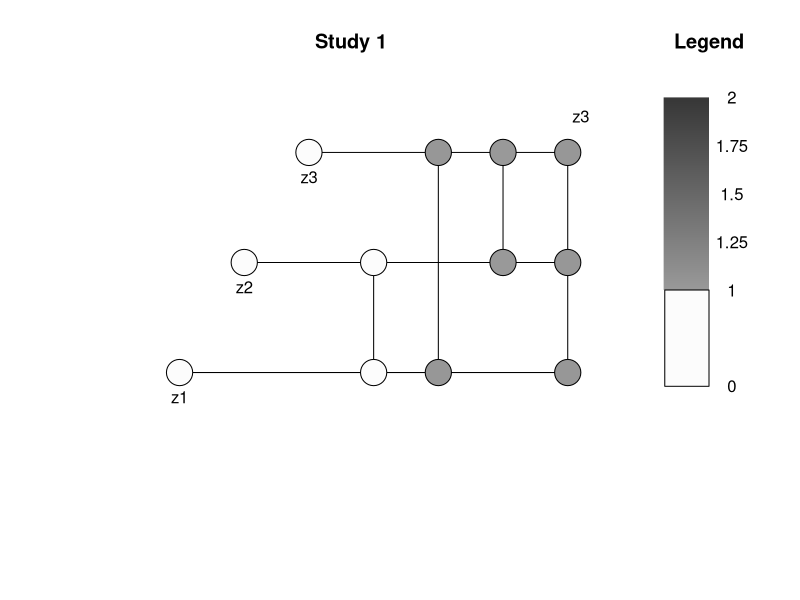
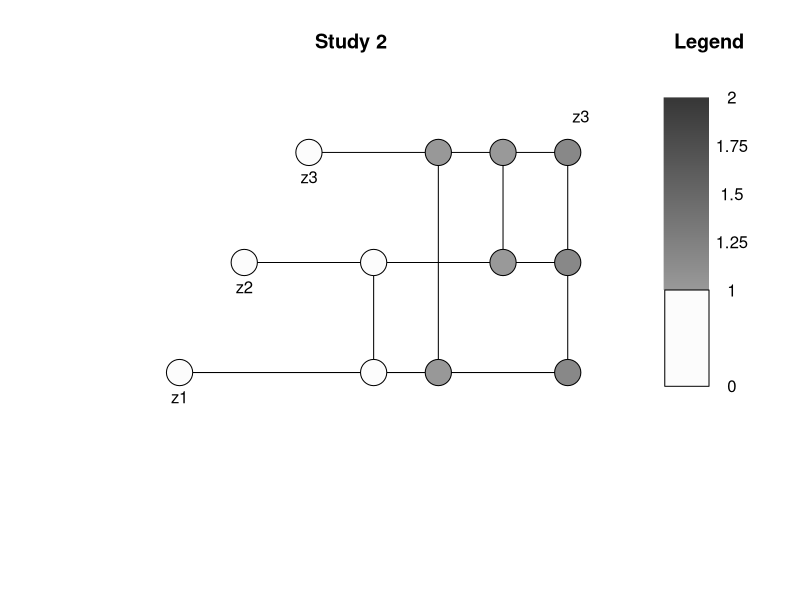
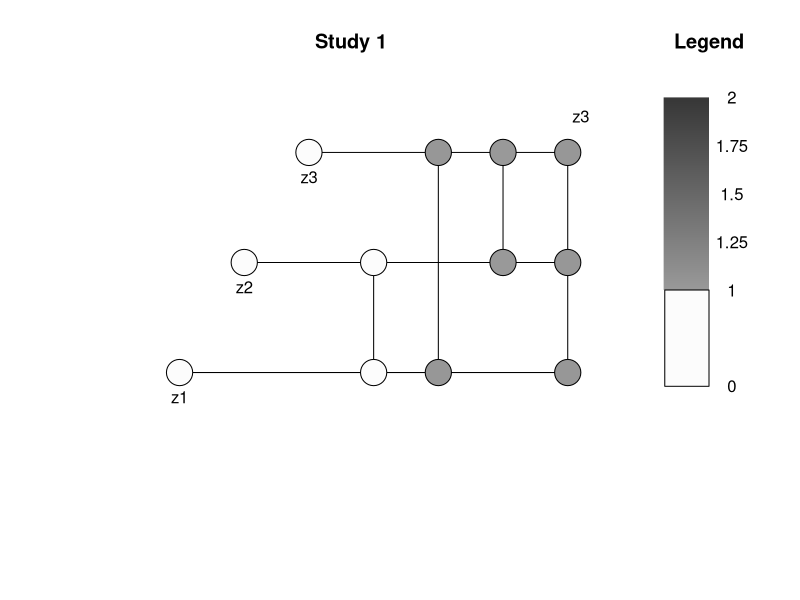
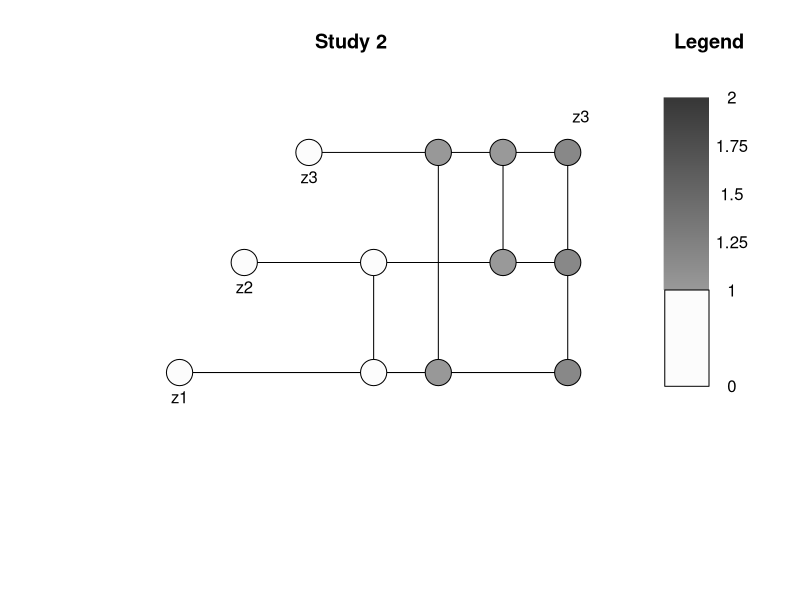

Generate these figures, in order, with R:
##########################################################################
##Simulations to evaluate the effects of the instrumental inequalities for
##varying combinations of proposed joint instruments
##Author: Elizabeth Diemer
##Published in: DOI: 10.1097/EDE.0000000000001751
##########################################################################
##Load necessary packages
if(!require(tidyverse)) install.packages("tidyverse")
library(tidyverse)
if(!require(data.table)) install.packages("tidyverse")
library(data.table)
if(!require(gridExtra)) install.packages("gridExtra")
library(gridExtra)
# Function Definitions
#Data Generating Function
##Data generating function
##parameters: n = number individuals in sample, nz = number of proposed
##instruments, z_prob = vector of probabilities of zs (for generation),
##b_prev_a = baseline prevalence of exposure (beta 0 for a),
##b_ua = beta for effect of u on a, b_za = vector of betas for effect of zs on
##exposure, b_zy = vector of betas for effects of z on y, b_uy = effect of u on
##y, b_prev_y = baseline prev of outcome
##(beta 0 for y).
datagen <- function(n=1000, nz=1, z_prob=rep(0.5,1), b_prev_a0 = 2.43,
                    b_ua=0.1, b_za0=rep(0.022,1), y_formula){
  ##library so that can use pipe
  library(magrittr)
  ##creating inverse logit function
  inv.logit <- function(x) {
    return(exp(x)/(1+exp(x)))
  }
  # Create nz instruments
  for (i in 1:nz) {assign(paste0("z", i), rbinom(n, size = 1,
                                                 prob = z_prob[i]))}
  # U, A and Y
  ##u is standard normal
  u <- rnorm(n = n, mean = 0, sd = 1)
  ##creating formula for a - p(a) = b_prev_a + b_ua*u + z1 +z2+ ..+z-nz
  a_ever_formula <- paste0("b_prev_a0 + b_ua*u + ", paste0(b_za0, "*",
                                                           paste0("z",1:nz),
                                                           collapse= " + "))
  ##evaluating function to run a - a is random binomial of size 1, with
  #probability inv.logit(formula above)
  a <- rbinom(n, size = 1, prob = inv.logit(eval(parse(text = a_ever_formula)
  )))
  ##because y value varies across simulations, introduce as parameter
  ##evaluating formula to get y vector
  y <- rbinom(n, size = 1, prob = inv.logit(eval(parse(text = y_formula))))
  #binding zs together - use mget because it evaluates pasted names as objects,
  ##not just names. do.call creates function call from function and list
  ##containing arguments
  test <- do.call(cbind, mget(paste0("z", 1:nz)))
  test <- cbind(test, u, a, y) %>% data.frame
  return(list(data=test,
              params=as.list(match.call())))
}
## internal function to get maximum value of the instrumental inequalities for
##single given joint instrument
## NOTE: ALL VARIABLES CAN BE MULTICATEGORICAL BUT CANNOT BE CONTINUOUS
## ARGUMENTS
## data: names of dataset (data.frame)
## instrument: name of instrument variable (character)
## x: name of exposure variable (character)
## y: name of outcome variable (character)
run_instrumental_inequalities_singlejointiv <- function(data, y, x,
                                                        instrument,
                                                        weight = NULL){
  # # Set variable names
  data$Y <- data[[y]]
  data$X <- data[[x]]
  data$IV <- data[[instrument]]
  if(is.null(weight)){data$weight <- 1}else{data$weight <- data[[weight]]}
  # Count the frequencies of the different values for IV
  IV_counts <- data %>%
    group_by(IV) %>%
    tally(., wt = weight) %>%
    rename(n_IV=n)
  # Count the frequencies of the different combinations for IV, X and Y
  grouped_counts <- data %>%
    group_by(IV, X, Y) %>%
    tally(., wt = weight)
  # Merge counts and fill na with 0
  grouped_counts <- merge(grouped_counts, IV_counts, by='IV')
  grouped_counts$n_IV[is.na(grouped_counts$n_IV)] <- 0
  # Calculate proportions
  grouped_counts$p = grouped_counts$n / grouped_counts$n_IV
  # Calculate the max per X, Y (over IV), sum per X (over Y), calculate max
  # Equation [3] Pearl, J. (1995)
  pearl <- grouped_counts %>%
    group_by(X, Y) %>%
    summarise(max_p = max(p),.groups="keep") %>%
    group_by(X) %>%
    summarise(sum_maxp=sum(max_p))
  max_ineq <- max(pearl$sum_maxp)
  return(max_ineq)
}
## Function applying the instrumental inequalities for a given exposure-outcome
## pair across all combinations of multiple proposed instruments.
##
## ARGUMENTS:
## datasetname: the dataset to be used (data.frame)
## IV: a character vector containing the names of the variables proposed as
##instruments (character vector)
## exposure: the name of the exposure of interest (character)
## outcome: the name of the outcome of interest (character)
## single_weight: the name of an externally calculated weight variable
## (character)
## count_output: options to limit additional output of function. Options are
## "unweighted" (calculates numbers of contributing rows without weights),
## "weighted" (calculates number of individuals contributing in weighted
## pseudopopulation), or "full" (gives both weighted and unweighted number of
## individuals in levels of joint instrument).
##
## The function outputs a list of 4 results - the first is a summary table of the
## findings, and the second, third, and fourth are information necessary for the
## creation of the bfi graph visualizations of the results.
## The function will remove any rows with missing data.
instrumental_inequalities_multiv <- function(datasetname, IV, exposure, outcome,
                                             input_weight = NULL,
                                             generate_weights = FALSE,
                                             weight_covs = NULL,
                                             count_output= "full"){
  k <- length(IV)
  # create list of sets of instruments
  mylist <- lapply(seq_along(IV), function(i) combn(IV, i, FUN = list))
  mylist <- flatten(mylist)
  # check GRS and add to list
  datasetname$AlleleScore <- apply(datasetname[IV], 1, sum)
  mylist <- c(mylist, "AlleleScore")
  # create summary table
  summarydat <- matrix(nrow=length(mylist), ncol=2)
  colnames(summarydat) <- c('max_value_bp_ineqs', 'bp_ineqs_hold')
  rownames(summarydat) <- c(mylist)
  #get names alone for covariates for weights generated
  covnames <- weight_covs[!(str_detect(weight_covs, "\\*|\\^"))]
  # create variable and run results for each possible combination of proposed IVs
  for (i in 1:length(mylist)){
    dat <- datasetname %>% select(all_of(IV), everything())
    dat$a <- dat[[exposure]]
    dat$y <- dat[[outcome]]
    if(is.null(input_weight)){dat$input_weight <- 1
    }else{dat$input_weight <- dat[[input_weight]]}
    dat <- dat%>% select(all_of(IV), AlleleScore, a, y, input_weight,
                         all_of(covnames))
    dat <- dat %>% drop_na()
    n_uniq_Y <- length(unique(dat$Y))
    #create new joint variable
    IVT = mylist[i]
    #dat <- unite_(dat,"jointIV", flatten(IVT), remove = FALSE)
    dat <- unite(dat,"jointIV", unlist(IVT), remove = FALSE)
    #generate weights for jointIV if generated weights turned on
    if(generate_weights==TRUE && is.null(weight_covs)==FALSE &&
       length(unique(dat$jointIV)) > 2){
      denom <- reformulate(weight_covs, response = "jointIV")
      denom_obj <- multinom(denom, dat, trace=FALSE)
      p_denom <- as.data.frame(predict(denom_obj, type="probs"))
      for (g in 1:length(sort(unique(dat$jointIV)))){
        dat$denom[with(dat, jointIV == sort(unique(dat$jointIV))[g])] <-
          p_denom[dat$jointIV==sort(unique(dat$jointIV))[g],g]
      }
      dat$gen_weight <- 1/dat$denom
    }else if(generate_weights==TRUE && is.null(weight_covs)==FALSE &&
             length(unique(dat$jointIV))<3){
      denom <- reformulate(weight_covs, response = "as.numeric(jointIV)")
      denom_obj <- glm(denom, dat, family="binomial")
      dat$denom <- predict(denom_obj, type="response")
      dat$gen_weight <- 1/dat$denom
    }else if(generate_weights==TRUE && is.null(weight_covs)==TRUE){
      dat$gen_weight <- 1
      print("No covariates supplied, IP weights set to 1")
    } else{
      dat$gen_weight <- 1
    }
    #multiply input weight and generated weight together
    dat$weight <- dat$input_weight*dat$gen_weight
    #running instrumental inequalities function
    combo <- run_instrumental_inequalities_singlejointiv(data=dat,
                                                         y="y", x="a",
                                                         instrument="jointIV",
                                                         weight="weight")
    ineq <- combo
    #print IV inequalities held or no
    summarydat[i, 2] <- if (ineq<=1) {1} else {0}
    summarydat[i, 1] <- ineq
  }
  return(summarydat)
}
##Function to create instrumental inequality plots
##
##ARGUMENTS:
##instru: list containing names of all possible combinations of variables -
##resultslist[[2]] from instrumental_inequalities_multiv function (list)
##k: number of variable jointly proposed as instruments - resultslist[[3]]
##from instrumental_inequalities_multiv function (integer)
##ineqs: vector of maximum value of the instrumental inequalities for
##each combination of variables - resultslist[[4]] from
##instrumental_inequalities_multiv function (vector)
##title: optional title of plot (character)
##
##Required arguments are supplied by instrumental_inequalities_multiv function
##as second, third, and fourth objects on output list of results. The required
##inputs from the instrumental_inequalities_multiv function should be double
##bracketed.
plot_instrumental_inequalities <- function(instru,k,ineqs, title){
  ##determining title
  if(missing(title)){title<-NA}
  ##generating nodes dataset
  nodes <- data.frame(id=1:length(flatten(instru)))
  nodes$label1 <- lapply(1:length(flatten(instru)), function(i){
    flatten(instru)[[i]]})
  ##generate y position - aligning along y spots
  nodes$y <- 1
  for (j in 1:k){nodes<-nodes %>% mutate(y=ifelse(label1==instru[[j]], j, y))}
  nodes$y <- as.numeric(nodes$y)
  nodes$y <- nodes$y*10
  ##label of group - creates their x axis coordinates
  nodes$x <- flatten(lapply(1:length(instru), function(i){rep(
    length(instru[1:i]), length(flatten(instru[i])))}))
  nodes$x <- unlist(nodes$x)
  nodes$x <- nodes$x*10
  ##edges generation
  edges <- data.frame(id=1:length(unique(nodes$y)))
  edges$fromy <- unique(nodes$y)
  edges$fromx <- tapply(nodes$x, nodes$y, min)
  edges$toy <- edges$fromy
  edges$tox <- tapply(nodes$x, nodes$y, max)
  vertedges <- data.frame(id=1:length(unique(nodes$x)))
  vertedges$fromx <- unique(nodes$x)
  vertedges$tox <- vertedges$fromx
  vertedges$fromy <- tapply(nodes$y, nodes$x, min)
  vertedges$toy <- tapply(nodes$y, nodes$x, max)
  edges <- rbind(edges, vertedges)
  ## size and color of nodes
  printsumnum <- function(i){print(ineqs[i])}
  nodes <- nodes %>% rowwise %>% mutate(colorfactor=printsumnum(x/10))
  nodes$ii <- ifelse(nodes$colorfactor<=1, NA, cut(as.numeric(nodes$colorfactor),
                                                   breaks=seq(1, 2, len=100),
                                                   include.lowest=TRUE))
  nodes$color <- ifelse(nodes$colorfactor<=1, colorRampPalette("grey99")(1),
                        colorRampPalette(c("gray60", "gray22"))(99)[nodes$ii])
  ##node labels
  nodes$label1 <- ifelse(nodes$id<=k, nodes$label1,
                         ifelse(nodes$id==length(flatten(instru)),
                                nodes$label1, ""))
  ##generating plot itself
  layout(matrix(1:2,nrow=1),widths=c(0.8,0.2))
  par(mar=c(5.1,4.1,4.1,1.0))
  plot(c(-2,max(nodes$x)+5),c(0,max(nodes$y)+5),type = 'n',
       axes = F,xlab = '', ylab = '', main = title)
  segments(edges$fromx, edges$fromy, x1= edges$tox, y1= edges$toy)
  points(nodes$x, nodes$y, pch=21, cex=3.5, bg=nodes$color)
  text(nodes$x[1:length(flatten(instru))-1],
       nodes$y[1:length(flatten(instru))-1],
       nodes$label1[1:length(flatten(instru))-1], pos=1, offset=1)
  text(nodes$x[length(flatten(instru))]+2, nodes$y[length(flatten(instru))],
       nodes$label1[length(flatten(instru))], pos=3, offset=1.5)
  legend_image <- as.raster(matrix(
    colorRampPalette(c('gray22', 'gray60'))(99), ncol=1))
  par(mar=c(5.1,1.0,4.1,2.1))
  plot(c(0,2),c(0,2),type = 'n', axes = F,xlab = '', ylab = '', main = 'Legend')
  text(x=1.5, y = c(.5, seq(1,2,by=.25)), labels = c(0, 1, seq(1.25,2,by=.25)))
  rasterImage(legend_image, 0, 1, 1,2)
  rect(0.025,.5,1,1, col='grey99', border='black')
}
#set seed for simulations
set.seed(22026)
#Generate Study 1
y_formula <-"-1.56 + log(3)*a +0.1*u + 1.5*a*u + log(7.2)*z3"
study1 <- datagen(n=1000000, nz=3, z_prob=c(0.8,0.8, 0.5), b_prev_a0 = -1.63,
                  b_ua=0.1, b_za0=c(log(1.1),log(1.05),log(3.96)),
                  y_formula=y_formula)
# Generate Study 2
y_formula <-"-1.56 + log(3)*a +0.1*u + -1.5*a*u + log(2.7)*z1 + log(2.7)*z2"
study2 <- datagen(n=1000000, nz=3, z_prob=c(0.8,0.8, 0.5), b_prev_a0 = -1.63,
                  b_ua=0.1, b_za0=c(log(1.1),log(1.05),log(3.96)),
                  y_formula=y_formula)
# Apply the instrumental inequalities to Study 1
study1_ineqs <- instrumental_inequalities_multiv(datasetname=study1[[1]],
                                                 IV=c("z1","z2","z3"),
                                                 exposure="a", outcome="y", input_weight = NULL,
                                                 generate_weights = FALSE, weight_covs = NULL,
                                                 count_output= "full")
# plot inequalities
# create list of sets of instruments
mylist <- lapply(seq_along(c("z1","z2","z3")),
                 function(i) combn(c("z1","z2","z3"), i, FUN = list))
instru <- flatten(mylist)
study1_fig <- plot_instrumental_inequalities(instru=instru, k=3,
                                             ineqs = study1_ineqs,
                                             title= "Study 1")
# Apply the instrumental inequalities to Study 2
study2_ineqs <- instrumental_inequalities_multiv(datasetname=study2[[1]],
                                                 IV=c("z1","z2","z3"),
                                                 exposure="a", outcome="y", input_weight = NULL,
                                                 generate_weights = FALSE, weight_covs = NULL,
                                                 count_output= "full")
study2_fig <- plot_instrumental_inequalities(instru=instru, k=3,
                                             ineqs = study2_ineqs,
                                             title= "Study 2")
##Add both plots to single figure
study1_fig <- plot_instrumental_inequalities(instru=instru, k=3,
                                             ineqs = study1_ineqs,
                                             title= "Study 1")
study2_fig <- plot_instrumental_inequalities(instru=instru, k=3,
                                             ineqs = study2_ineqs,
                                             title= "Study 2")
